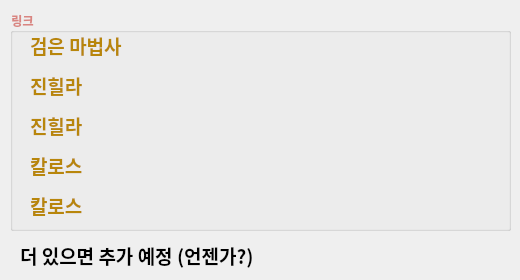
      <widget class="QWidget" name="tab_boss_web">
       <attribute name="title">
        <string>외부 타이머 웹 링크</string>
       </attribute>
       <widget class="QGroupBox" name="gr_bw">
        <property name="geometry">
         <rect>
          <x>10</x>
          <y>10</y>
          <width>501</width>
          <height>221</height>
         </rect>
        </property>
        <property name="font">
         <font>
          <family>메이플스토리</family>
          <weight>75</weight>
          <bold>true</bold>
         </font>
        </property>
        <property name="styleSheet">
         <string notr="true">background-color: rgba(255, 255, 255, 0);
color: rgb(217, 133, 129);</string>
        </property>
        <property name="title">
         <string>링크</string>
        </property>
        <widget class="QLabel" name="lb_bw_black">
         <property name="geometry">
          <rect>
           <x>20</x>
           <y>20</y>
           <width>461</width>
           <height>31</height>
          </rect>
         </property>
         <property name="font">
          <font>
           <family>메이플스토리</family>
           <pointsize>14</pointsize>
           <weight>75</weight>
           <bold>true</bold>
          </font>
         </property>
         <property name="styleSheet">
          <string notr="true">background-color: rgba(255, 255, 255, 0);
color: rgb(184, 134, 11);</string>
         </property>
         <property name="text">
          <string>검은 마법사</string>
         </property>
         <property name="alignment">
          <set>Qt::AlignLeading|Qt::AlignLeft|Qt::AlignVCenter</set>
         </property>
        </widget>
        <widget class="QLabel" name="lb_bw_jin1">
         <property name="geometry">
          <rect>
           <x>20</x>
           <y>60</y>
           <width>461</width>
           <height>31</height>
          </rect>
         </property>
         <property name="font">
          <font>
           <family>메이플스토리</family>
           <pointsize>14</pointsize>
           <weight>75</weight>
           <bold>true</bold>
          </font>
         </property>
         <property name="styleSheet">
          <string notr="true">background-color: rgba(255, 255, 255, 0);
color: rgb(184, 134, 11);</string>
         </property>
         <property name="text">
          <string>진힐라</string>
         </property>
         <property name="alignment">
          <set>Qt::AlignLeading|Qt::AlignLeft|Qt::AlignVCenter</set>
         </property>
        </widget>
        <widget class="QLabel" name="lb_bw_jin2">
         <property name="geometry">
          <rect>
           <x>20</x>
           <y>100</y>
           <width>461</width>
           <height>31</height>
          </rect>
         </property>
         <property name="font">
          <font>
           <family>메이플스토리</family>
           <pointsize>14</pointsize>
           <weight>75</weight>
           <bold>true</bold>
          </font>
         </property>
         <property name="styleSheet">
          <string notr="true">background-color: rgba(255, 255, 255, 0);
color: rgb(184, 134, 11);</string>
         </property>
         <property name="text">
          <string>진힐라</string>
         </property>
         <property name="alignment">
          <set>Qt::AlignLeading|Qt::AlignLeft|Qt::AlignVCenter</set>
         </property>
        </widget>
        <widget class="QLabel" name="lb_bw_kal1">
         <property name="geometry">
          <rect>
           <x>20</x>
           <y>140</y>
           <width>461</width>
           <height>31</height>
          </rect>
         </property>
         <property name="font">
          <font>
           <family>메이플스토리</family>
           <pointsize>14</pointsize>
           <weight>75</weight>
           <bold>true</bold>
          </font>
         </property>
         <property name="styleSheet">
          <string notr="true">background-color: rgba(255, 255, 255, 0);
color: rgb(184, 134, 11);</string>
         </property>
         <property name="text">
          <string>칼로스</string>
         </property>
         <property name="alignment">
          <set>Qt::AlignLeading|Qt::AlignLeft|Qt::AlignVCenter</set>
         </property>
        </widget>
        <widget class="QLabel" name="lb_bw_kal2">
         <property name="geometry">
          <rect>
           <x>20</x>
           <y>180</y>
           <width>461</width>
           <height>31</height>
          </rect>
         </property>
         <property name="font">
          <font>
           <family>메이플스토리</family>
           <pointsize>14</pointsize>
           <weight>75</weight>
           <bold>true</bold>
          </font>
         </property>
         <property name="styleSheet">
          <string notr="true">background-color: rgba(255, 255, 255, 0);
color: rgb(184, 134, 11);</string>
         </property>
         <property name="text">
          <string>칼로스</string>
         </property>
         <property name="alignment">
          <set>Qt::AlignLeading|Qt::AlignLeft|Qt::AlignVCenter</set>
         </property>
        </widget>
       </widget>
       <widget class="QLabel" name="lb_bw_txt">
        <property name="geometry">
         <rect>
          <x>20</x>
          <y>240</y>
          <width>301</width>
          <height>31</height>
         </rect>
        </property>
        <property name="font">
         <font>
          <family>메이플스토리</family>
          <pointsize>14</pointsize>
          <weight>75</weight>
          <bold>true</bold>
         </font>
        </property>
        <property name="styleSheet">
         <string notr="true">background-color: rgba(255, 255, 255, 0);
color: rgb(0, 0, 0);</string>
        </property>
        <property name="text">
         <string>더 있으면 추가 예정 (언젠가?)</string>
        </property>
        <property name="alignment">
         <set>Qt::AlignLeading|Qt::AlignLeft|Qt::AlignVCenter</set>
        </property>
       </widget>
      </widget>
